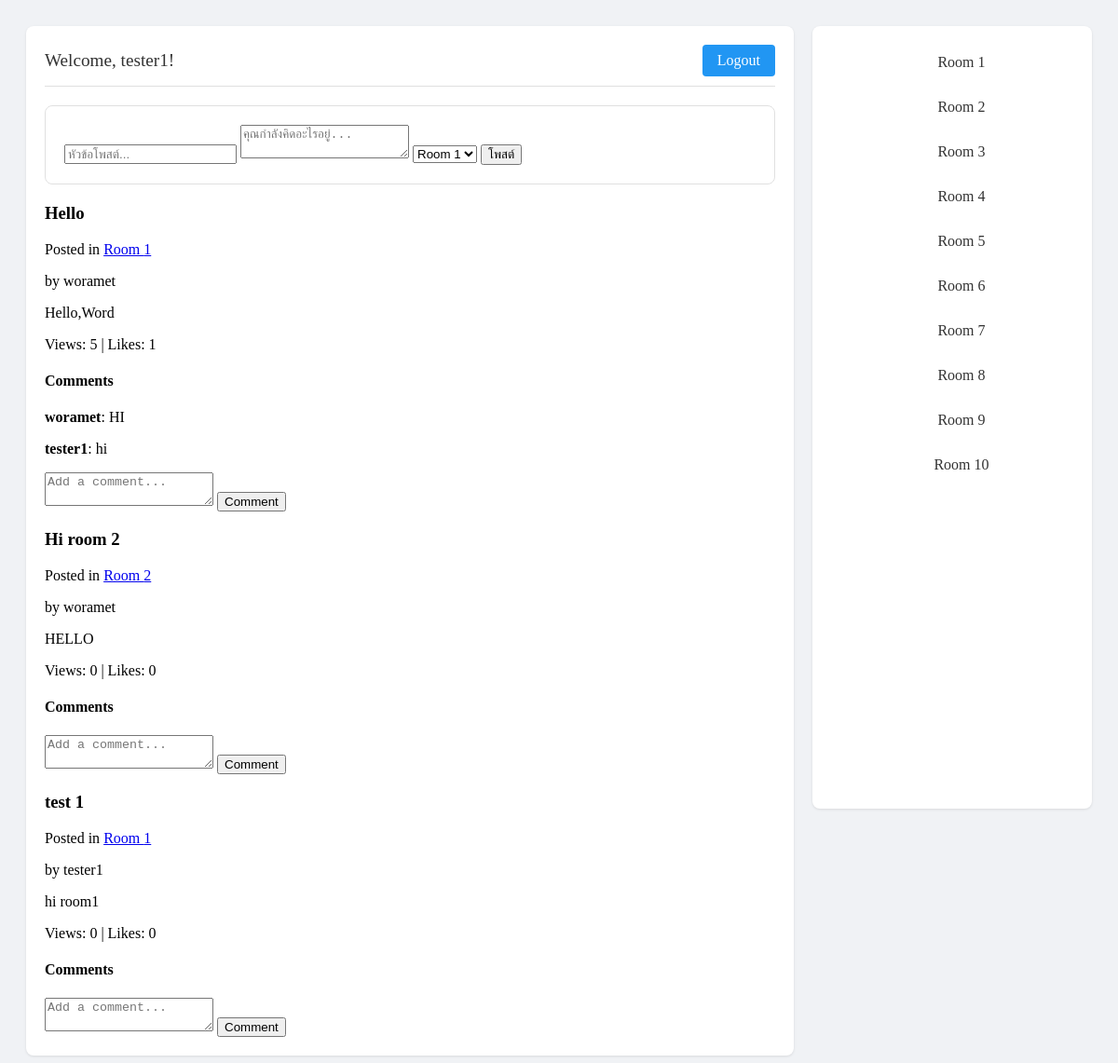
Page / (signed in) on the committed database.
### models.py (models this page shows, shortened)
class User(UserMixin, db.Model):
    __tablename__ = "user"
    __table_args__ = {"extend_existing": True}
    id = db.Column(db.Integer, primary_key=True)
    username = db.Column(db.String(80), unique=True, nullable=False)
    email = db.Column(db.String(120), unique=True, nullable=False)
    password = db.Column(db.String(120), nullable=False)

class Post(db.Model):
    id = db.Column(db.Integer, primary_key=True)
    content = db.Column(db.Text, nullable=False)
    timestamp = db.Column(db.DateTime, default=datetime.utcnow)
    user_id = db.Column(db.Integer, db.ForeignKey("user.id"), nullable=False)
    room_number = db.Column(db.Integer, nullable=False)
    title = db.Column(db.String(200))
    view_count = db.Column(db.Integer, default=0)
    like_count = db.Column(db.Integer, default=0)
    author = db.relationship("User", backref="posts")
    likes = db.relationship("Like", backref="post", lazy="dynamic")
    comments = db.relationship("Comment", backref="post", lazy=True)

class Comment(db.Model):
    id = db.Column(db.Integer, primary_key=True)
    content = db.Column(db.Text, nullable=False)
    timestamp = db.Column(db.DateTime, default=datetime.utcnow)
    user_id = db.Column(db.Integer, db.ForeignKey("user.id"), nullable=False)
    post_id = db.Column(db.Integer, db.ForeignKey("post.id"), nullable=False)
    author = db.relationship("User", backref="comments")

### routes.py (the view)
    @app.route("/")
    def home():
        posts = Post.query.all()  # ดึงโพสต์ทั้งหมดจากฐานข้อมูล
        return render_template("home.html", posts=posts)

### app.py (called while the page is built)
@login_manager.user_loader
def load_user(user_id):
    with app.app_context():
        return db.session.get(User, int(user_id))

### templates/home.html (shortened to what this page needs)
<!DOCTYPE html>
<html lang="en">
<head>
    <link rel="stylesheet" href="https://cdn.jsdelivr.net/npm/@picocss/pico@1/css/pico.min.css">
</head>
<body>
    <div class="container">
        <main class="main-content">
            <div class="header-section">
                <div class="welcome-text">
                    {% if current_user.is_authenticated %}
                    Welcome, {{ current_user.username }}!
                    {% endif %}
                </div>
                <a href="{{ url_for('logout') }}" class="logout-btn">Logout</a>
            </div>
            <div class="post-box">
                <form method="POST" action="{{ url_for('create_post') }}">
                    <input type="text" name="title" placeholder="หัวข้อโพสต์..." required>
                    <textarea name="content" placeholder="คุณกำลังคิดอะไรอยู่..." required></textarea>
                    <select name="room_number" required>
                        {% for i in range(1, 10) %}
                        <option value="{{ i }}">Room {{ i }}</option>
                        {% endfor %}
                    </select>
                    <button type="submit">โพสต์</button>
                </form>
            </div>
            {% for post in posts %}
            <article>
                <header>
                    <h3>{{ post.title }}</h3>
                    <p>Posted in <a href="{{ url_for('page', number=post.room_number) }}">Room {{ post.room_number
                            }}</a></p>
                    <p>by {{ post.author.username }}</p>
                </header>
                <p>{{ post.content }}</p>
                <footer>
                    <p>Views: {{ post.view_count }} | Likes: {{ post.like_count }}</p>
                </footer>
                <section>
                    <h4>Comments</h4>
                    {% for comment in post.comments %}
                    <div>
                        <p><strong>{{ comment.author.username }}</strong>: {{ comment.content }}</p>
                    </div>
                    {% endfor %}
                    <form method="POST" action="{{ url_for('comment_post', post_id=post.id) }}">
                        <textarea name="content" placeholder="Add a comment..." required></textarea>
                        <button type="submit">Comment</button>
                    </form>
                </section>
            </article>
            {% endfor %}
        </main>
        <nav class="nav-sidebar">
            {% for i in range(1, 11) %}
            <a href="{{ url_for('page', number=i) }}">Room {{ i }}</a>
            {% endfor %}
        </nav>
    </div>
</body>
</html>

### templates/home.html (style rules this page uses)
:root { --primary-color: #2196F3; --secondary-color: #f5f5f5; }
body { background: #f0f2f5; min-height: 100vh; }
.container { max-width: 1200px; margin: 0 auto; padding: 20px; display: grid; grid-template-columns: 1fr 300px; gap: 20px; min-height: 100vh; }
.main-content { background: white; padding: 20px; border-radius: 8px; box-shadow: 0 1px 3px rgba(0, 0, 0, 0.1); overflow-y: auto; }
.post-box { border: 1px solid #e0e0e0; padding: 20px; margin-bottom: 20px; border-radius: 8px; }
.nav-sidebar { background: white; padding: 20px; border-radius: 8px; box-shadow: 0 1px 3px rgba(0, 0, 0, 0.1); height: 100vh; display: flex; flex-direction: column; position: sticky; top: 0; }
.nav-sidebar a { display: block; padding: 10px; margin-bottom: 10px; color: #333; text-decoration: none; border-radius: 4px; text-align: center; width: 100%; }
.header-section { display: flex; justify-content: space-between; align-items: center; margin-bottom: 20px; padding-bottom: 10px; border-bottom: 1px solid #e0e0e0; }
.welcome-text { font-size: 1.2em; color: #333; }
.logout-btn { background: var(--primary-color); color: white; padding: 8px 16px; border-radius: 4px; text-decoration: none; }

### rows in the picture
User: username "tester1"
Post: title "Hello", room_number "1", author.username "woramet", content "Hello,Word", view_count "5", like_count "1"
Comment: author.username "woramet", content "HI"
Comment: author.username "tester1", content "hi"
Post: title "Hi room 2", room_number "2", author.username "woramet", content "HELLO", view_count "0", like_count "0"
Post: title "test 1", room_number "1", author.username "tester1", content "hi room1", view_count "0", like_count "0"

### other values in the picture
{{ i }} "1" "2" "3" "4" "5" "6" "7" "8" "9" "10"
